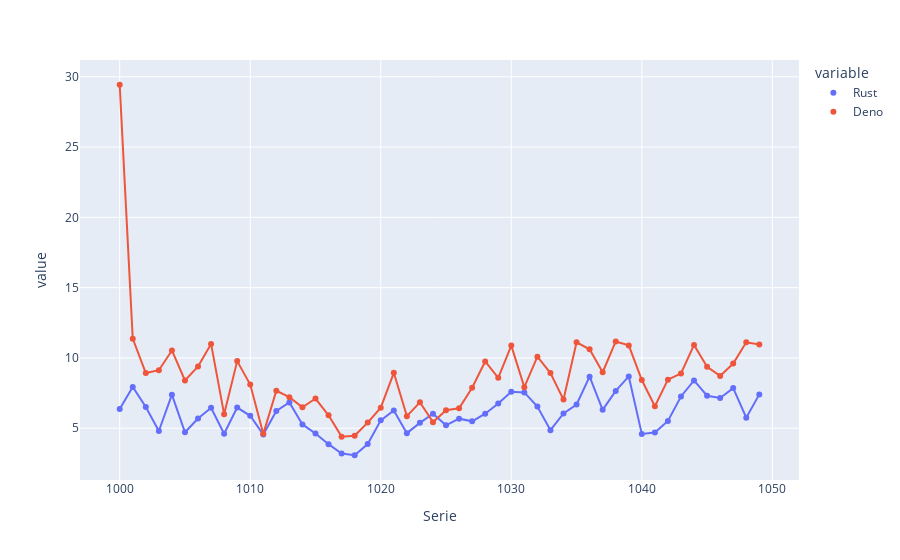

Notebook code for this chart:
### Code cell
import plotly.express as px

fig_rs = px.scatter(box_source_data, x="Serie", y=["Rust", "Deno"], trendline="rolling", trendline_options=dict(window=5))
fig_rs.show()
